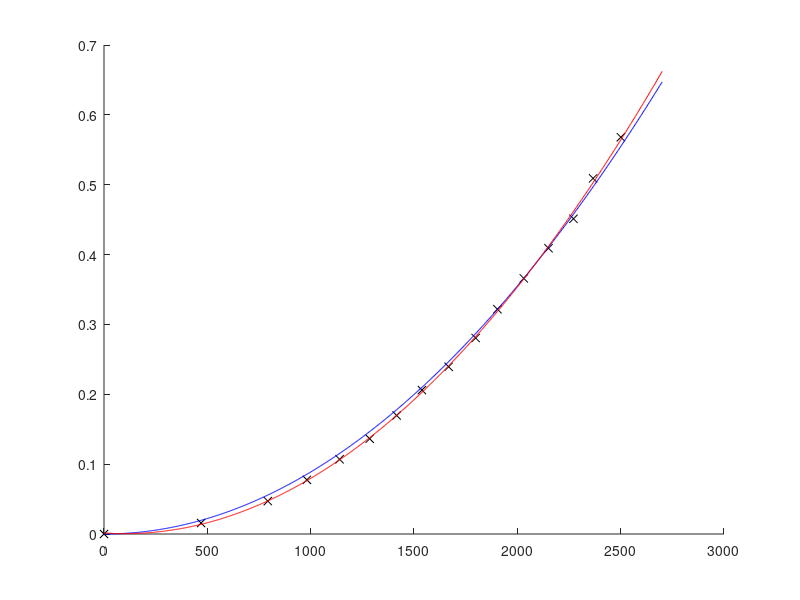
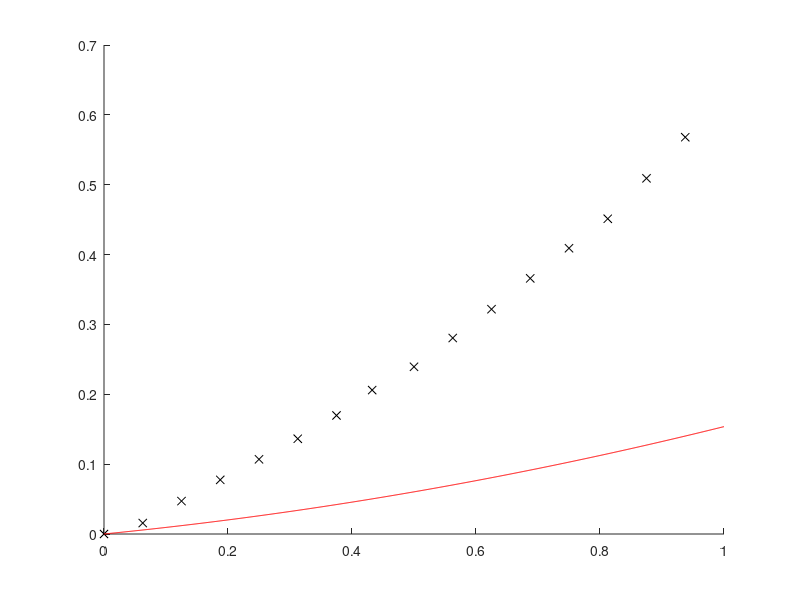

These charts were generated, in order, by the following MATLAB code:
load('k_mapping_data')

T = 9.81.*data(:,2)/1000;
RPM = data(:,5);
omega = RPM*2*pi/60;
PWM = data(:,4)*0.01;
varcoeff = @(a,x)(a(1).*x.^2 +a(2).*x + a(3));
zerocoeff = @(a,x)(a.*x.^2);

zerobeta = nlinfit(omega,T,zerocoeff,[1e-07]);
disp(sum((zerobeta.*omega.^2 - T).^2)/length(T))
varbeta = nlinfit(omega,T,varcoeff,[1e-07, -1e-07, 1e-07]);
disp(sum((varbeta(1).*omega.^2 + varbeta(2).*omega + varbeta(3)- T).^2)/length(T))

hold on;
tt = linspace(0, max(omega)+200,1000);
plot(omega, T, 'xk')
plot(tt, zerobeta.*tt.^2, 'b')
plot(tt, varbeta(1).*tt.^2 + varbeta(2).*tt + varbeta(3), 'r')

figure(2);
pwmcoeff = @(a,x)(a(1).*x.^2 +a(2).*x.^1);
tt = linspace(0, 1,1000);
beta = nlinfit(PWM,T/4,pwmcoeff,[1e-10, 1e-07]);
hold on;
plot(PWM, T, 'xk')
plot(tt, beta(1).*tt.^2 + beta(2).*tt, 'r')